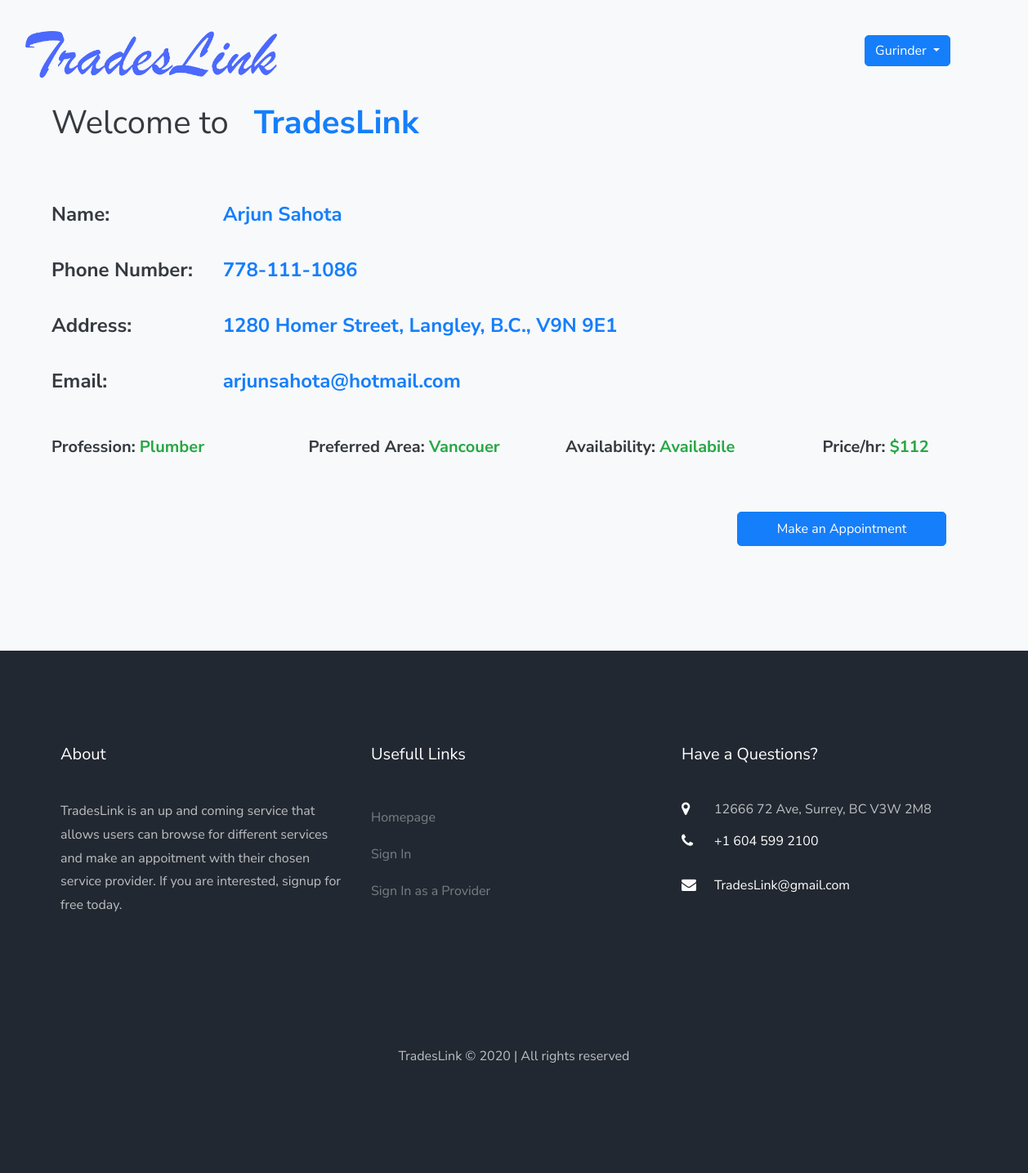
The app's page /booking/provider_info.php?id=1 (signed in) with its own data.
### tables this page shows
CREATE TABLE providers
    (
        id INT(11) NOT NULL
        AUTO_INCREMENT,
    first_name VARCHAR
        (255),
    last_name VARCHAR
        (255),
    phone_number VARCHAR
        (255),
    email VARCHAR
        (255),
    hashed_password  VARCHAR
        (255),
    business_name VARCHAR
        (255),
	street VARCHAR
        (255),
	city VARCHAR
        (255),
	province VARCHAR
        (255),
    postal_code VARCHAR
        (7),
    profession VARCHAR
        (255),
    preferred_area VARCHAR
        (255),
    available VARCHAR
        (20),
    price_per_hour INT DEFAULT NULL,

    PRIMARY KEY
        (id)
);

### private/functions.php (called while the page is built, shortened)
<?php
function url_for($script_path)
{
  if ($script_path[0] != '/') {
    $script_path = "/" . $script_path;
  }
  return WWW_ROOT . $script_path;
}
function u($string = "")
{
  return urlencode($string);
}
function h($string = "")
{
  return htmlspecialchars($string);
}

### private/database.php (called while the page is built, shortened)
<?php
  function db_escape($connection, $string) {
    return mysqli_real_escape_string($connection, $string);
  }
?>

### private/query_functions.php (called while the page is built, shortened)
<?php
function find_provider_by_id($id)
{
  global $db;
  $sql = "SELECT * FROM providers ";
  $sql .= "WHERE id='" . db_escape($db, $id) . "' ";
  $sql .= "LIMIT 1";
  $result = mysqli_query($db, $sql);
  $provider = mysqli_fetch_assoc($result);
  return $provider;
}
function find_bookings($user_id, $provider_id)
{
  global $db;
  $sql = "SELECT * FROM bookings ";
  $sql .= "WHERE user_id='" . db_escape($db, $user_id) . "' AND ";
  $sql .= "provider_id='" . db_escape($db, $provider_id) . "'";
  $result = mysqli_query($db, $sql);
  return $result;
}

### public/booking/provider_info.php (the view, shortened to what this page needs)
<?php require_once('../../private/initialize.php');
$id = $_GET['id'];
$user_id = $_SESSION['user_id'] ?? '';
$provider = find_provider_by_id($id);
$booking_set = find_bookings($user_id, $id);
$booking = mysqli_fetch_assoc($booking_set)
?>
<?php include(SHARED_PATH . '/header.php'); ?>
<section class="ftco-section bg-light">
    <div class="container-fluid">
        <div class="row">
            <div class="col-md-12 col-lg-12 ml-5">
                <div class="row mb-5">
                    <div class="col-md-12 col-lg-12 mt-2">
                        <h1><label class="text-dark" for="business_name">Welcome to&nbsp;&nbsp; <span class="font-weight-bold text-primary"> <?php echo h($provider['business_name']) ?> </span></label></h1>
                    </div>
                </div>
                <div class="row form-group h4">
                    <div class="col-md-4 col-lg-2 mb-2">
                        <label class="font-weight-bold text-dark" for="name">Name: </label>
                    </div>
                    <div class="col-md-4 col-lg-4 mb-2">
                        <label class="font-weight-bold text-primary" for="name"><?php echo h($provider['first_name']) ?></label>
                        <label class="font-weight-bold text-primary" for="name"><?php echo h($provider['last_name']) ?></label>
                    </div>
                </div>
                <div class="row form-group h4">
                    <div class="col-md-4 col-lg-2 mb-2">
                        <label class="font-weight-bold text-dark" for="phone_number">Phone Number: </label>
                    </div>
                    <div class="col-md-4 col-lg-4 mb-2">
                        <label class="font-weight-bold text-primary" for="phone_number"><?php echo h($provider['phone_number']) ?></label>
                    </div>
                </div>
                <div class="row form-group h4">
                    <div class="col-md-4 col-lg-2 mb-2">
                        <label class="font-weight-bold text-dark" for="phone_number">Address: </label>
                    </div>
                    <div class="col-md-4 col-lg-8 mb-2">
                        <label class="font-weight-bold text-primary" for="phone_number"><?php echo h($provider['street']) . ", " . h($provider['city']) . ", " .  h($provider['province']) . ", " .  h($provider['postal_code']) ?></label>
                    </div>
                </div>
                <div class="row form-group h4">
                    <div class="col-md-4 col-lg-2 mb-4">
                        <label class="font-weight-bold text-dark" for="phone_number">Email: </label>
                    </div>
                    <div class="col-md-4 col-lg-4 mb-4">
                        <label class="font-weight-bold text-primary" for="phone_number"><?php echo h($provider['email']) ?></label>
                    </div>
                </div>
                <div class="row form-group h5">
                    <div class="col-md-2 col-lg-3 mb-2">
                        <label class="font-weight-bold text-dark" for="profession">Profession: </label>
                        <label class="font-weight-bold text-success" for="profession"><?php echo h($provider['profession']) ?></label>
                    </div>
                    <div class="col-md-2 col-lg-3 mb-2">
                        <label class="font-weight-bold text-dark" for="available">Preferred Area: </label>
                        <label class="font-weight-bold text-success" for="available"><?php echo h($provider['preferred_area']) ?></label>
                    </div>
                    <div class="col-md-2 col-lg-3 mb-2">
                        <label class="font-weight-bold text-dark" for="available">Availability: </label>
                        <label class="font-weight-bold text-success" for="available"><?php echo h($provider['available']) ?></label>
                    </div>
                    <div class="col-md-2 col-lg-3 mb-2">
                        <label class="font-weight-bold text-dark" for="price_per_hour">Price/hr: </label>
                        <label class="font-weight-bold text-success" for="price_per_hour"><?php echo "$" . h($provider['price_per_hour']) ?></label>
                    </div>
                </div>
                <div class="row form-group mt-5">
                    <div class="col-md-12 col-lg-8">
                    </div>
                    <div class="col-md-12 col-lg-2">
                        <?php if (!isset($_SESSION['provider_id'])) {
                            if (!$booking) {
                        ?>
                                <a href="<?php echo url_for('/booking/pick_date.php?id=' . h(u($id))); ?>" class="btn btn-primary  py-2 px-5">Make an Appointment</a>
                            <?php } else{?>
                                <a href="<?php echo url_for('/booking/show_booking_user.php'); ?>" class="btn btn-success  py-2 px-5">Show Appointment</a>
                            <?php }
                        } ?>
                    </div>
                </div>
            </div>
        </div>
    </div>
</section>
<?php include(SHARED_PATH . '/footer.php'); ?>

### private/shared/header.php (shortened to what this page needs)
<!DOCTYPE html>
<html lang="en">
<head>
  <link rel="stylesheet" href="<?php echo url_for('/css/open-iconic-bootstrap.min.css') ?>">
  <link rel="stylesheet" href="<?php echo url_for('./css/animate.css') ?>">
  <link rel="stylesheet" href="<?php echo url_for('/css/owl.carousel.min.css') ?>">
  <link rel="stylesheet" href="<?php echo url_for('/css/owl.theme.default.min.css') ?>">
  <link rel="stylesheet" href="<?php echo url_for('/css/magnific-popup.css') ?>">
  <link rel="stylesheet" href="<?php echo url_for('/css/aos.css') ?>">
  <link rel="stylesheet" href="<?php echo url_for('/css/ionicons.min.css') ?>">
  <link rel="stylesheet" href="<?php echo url_for('/css/bootstrap-datepicker.css') ?>">
  <link rel="stylesheet" href="<?php echo url_for('/css/jquery.timepicker.css') ?>">
  <link rel="stylesheet" href="<?php echo url_for('/css/flaticon.css') ?>">
  <link rel="stylesheet" href="<?php echo url_for('/css/icomoon.css') ?>">
  <link rel="stylesheet" href="<?php echo url_for('/css/style.css') ?>">
</head>
<body>
  <nav class="navbar navbar-expand-lg navbar-dark ftco_navbar bg-dark ftco-navbar-light" id="ftco-navbar">
    <div class="container-fluid">
      <a class="display-4 font-weight-bold" href="<?php echo url_for('/index.php') ?>"> <img src="<?php echo url_for('/images/TLLogo.png') ?>" width="30%" halt="" /></a>
      <div class="collapse navbar-collapse" id="ftco-nav">
        <ul class="navbar-nav ml-auto">
          <li class="nav-item cta mr-md-2">
            <?php if (isset($_SESSION['user_id'])) {
            ?>
              <div class="dropdown show">
                <a class="btn btn-primary dropdown-toggle mr-5" href="#" role="button" id="dropdownMenuLink" data-toggle="dropdown" aria-haspopup="true" aria-expanded="false">
                  <?php echo $_SESSION['first_name']; ?>
                </a>
              </div>
          </li>
        <?php
            } else {
        ?>
          <li class="nav-item cta mr-md-2">
            <a href="<?php echo url_for('/account/login.php') ?>" class="nav-link">Login</a>
          </li>
        <?php
            }
        ?>
        </ul>
      </div>
    </div>
  </nav>

### private/shared/footer.php (shortened to what this page needs)
<footer class="ftco-footer ftco-bg-dark ftco-section">
  <div class="container">
    <div class="row mb-5">
      <div class="col-md">
        <div class="ftco-footer-widget mb-4">
          <h2 class="ftco-heading-2">About</h2>
          <p>TradesLink is an up and coming service that allows users can browse for different services and make an appoitment with their chosen service provider. If you are interested, signup for free today.</p>
          <ul class="ftco-footer-social list-unstyled float-md-left float-lft mt-3">
          </ul>
        </div>
      </div>
      <div class="col-md">
        <div class="ftco-footer-widget mb-4">
          <h2 class="ftco-heading-2">Usefull Links</h2>
          <ul class="list-unstyled">
            <li><a href="<?php echo url_for('/index.php') ?>" class="py-2 d-block">Homepage</a></li>
            <li><a href="<?php echo  url_for('/account/login.php') ?>" class="py-2 d-block">Sign In</a></li>
            <li><a href="<?php echo url_for('/account/login_provider.php') ?>" class="py-2 d-block">Sign In as a Provider</a></li>
          </ul>
        </div>
      </div>
      <div class="col-md">
        <div class="ftco-footer-widget mb-4">
          <h2 class="ftco-heading-2">Have a Questions?</h2>
          <div class="block-23 mb-3">
            <ul>
              <li><span class="icon icon-map-marker"></span><span class="text">12666 72 Ave, Surrey, BC V3W 2M8</span></li>
              <li><a href="#"><span class="icon icon-phone"></span><span class="text">+1 604 599 2100</span></a></li>
              <li><a href="#"><span class="icon icon-envelope"></span><span class="text">TradesLink@gmail.com</span></a></li>
            </ul>
          </div>
        </div>
      </div>
    </div>
    <div class="row">
      <div class="col-md-12 text-center">
        <p> TradesLink &copy; <?php echo date('Y'); ?> | All rights reserved</p>
      </div>
    </div>
  </div>
</footer>
</body>
</html>

### public/css/icomoon.css (style rules this page uses)
[class^="icon-"], [class*=" icon-"] { font-family: 'icomoon' !important; speak: none; font-style: normal; font-weight: normal; font-variant: normal; text-transform: none; line-height: 1; -webkit-font-smoothing: antialiased; -moz-osx-font-smoothing: grayscale; }
.icon-map-marker:before { content: "\f041"; }
.icon-phone:before { content: "\f095"; }
.icon-envelope:before { content: "\f0e0"; }

### records on screen
providers: business_name "TradesLink", first_name "Arjun", last_name "Sahota", phone_number "778-111-1086", street "1280 Homer Street", city "Langley", province "B.C.", postal_code "V9N 9E1", email "arjunsahota@hotmail.com", profession "Plumber", preferred_area "Vancouer", available "Availabile", price_per_hour "112"

### other values on screen
$_SESSION['first_name'] "Gurinder"
